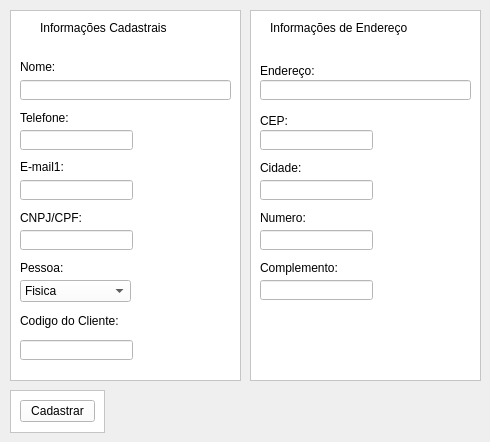
            <widget class="QWidget" name="endereco_cliente_frame">
             <attribute name="title">
              <string>Cadastrar Cliente</string>
             </attribute>
             <widget class="QFrame" name="informacao_cadastrais">
              <property name="geometry">
               <rect>
                <x>10</x>
                <y>10</y>
                <width>231</width>
                <height>371</height>
               </rect>
              </property>
              <property name="styleSheet">
               <string notr="true">background-color: rgb(255, 255, 255);</string>
              </property>
              <property name="frameShape">
               <enum>QFrame::StyledPanel</enum>
              </property>
              <property name="frameShadow">
               <enum>QFrame::Raised</enum>
              </property>
              <widget class="QLabel" name="cadastrais_txt">
               <property name="geometry">
                <rect>
                 <x>30</x>
                 <y>10</y>
                 <width>171</width>
                 <height>16</height>
                </rect>
               </property>
               <property name="text">
                <string>Informações Cadastrais</string>
               </property>
              </widget>
              <widget class="QLineEdit" name="nome_cliente">
               <property name="geometry">
                <rect>
                 <x>10</x>
                 <y>70</y>
                 <width>211</width>
                 <height>20</height>
                </rect>
               </property>
              </widget>
              <widget class="QLabel" name="nome_txt_2">
               <property name="geometry">
                <rect>
                 <x>10</x>
                 <y>50</y>
                 <width>47</width>
                 <height>13</height>
                </rect>
               </property>
               <property name="text">
                <string>Nome:</string>
               </property>
              </widget>
              <widget class="QLabel" name="telefone_txt">
               <property name="geometry">
                <rect>
                 <x>10</x>
                 <y>100</y>
                 <width>61</width>
                 <height>16</height>
                </rect>
               </property>
               <property name="text">
                <string>Telefone:</string>
               </property>
              </widget>
              <widget class="QLineEdit" name="telefone_cliente">
               <property name="geometry">
                <rect>
                 <x>10</x>
                 <y>120</y>
                 <width>113</width>
                 <height>20</height>
                </rect>
               </property>
              </widget>
              <widget class="QLineEdit" name="email_cliente">
               <property name="geometry">
                <rect>
                 <x>10</x>
                 <y>170</y>
                 <width>113</width>
                 <height>20</height>
                </rect>
               </property>
              </widget>
              <widget class="QLabel" name="email_txt">
               <property name="geometry">
                <rect>
                 <x>10</x>
                 <y>150</y>
                 <width>47</width>
                 <height>13</height>
                </rect>
               </property>
               <property name="text">
                <string>E-mail1:</string>
               </property>
              </widget>
              <widget class="QLabel" name="cpfcnpj_txt">
               <property name="geometry">
                <rect>
                 <x>10</x>
                 <y>200</y>
                 <width>71</width>
                 <height>16</height>
                </rect>
               </property>
               <property name="text">
                <string>CNPJ/CPF:</string>
               </property>
              </widget>
              <widget class="QLineEdit" name="cnpcpf_cliente">
               <property name="geometry">
                <rect>
                 <x>10</x>
                 <y>220</y>
                 <width>113</width>
                 <height>20</height>
                </rect>
               </property>
              </widget>
              <widget class="QComboBox" name="pessoa_cliente">
               <property name="geometry">
                <rect>
                 <x>10</x>
                 <y>270</y>
                 <width>111</width>
                 <height>22</height>
                </rect>
               </property>
               <item>
                <property name="text">
                 <string>Fisica</string>
                </property>
               </item>
               <item>
                <property name="text">
                 <string>Juridica</string>
                </property>
               </item>
              </widget>
              <widget class="QLabel" name="pessoa_txt">
               <property name="geometry">
                <rect>
                 <x>10</x>
                 <y>250</y>
                 <width>61</width>
                 <height>16</height>
                </rect>
               </property>
               <property name="text">
                <string>Pessoa:</string>
               </property>
              </widget>
              <widget class="QLabel" name="codigo_cliente_txt">
               <property name="geometry">
                <rect>
                 <x>10</x>
                 <y>300</y>
                 <width>131</width>
                 <height>21</height>
                </rect>
               </property>
               <property name="text">
                <string>Codigo do Cliente:</string>
               </property>
              </widget>
              <widget class="QLineEdit" name="codigo_cliente">
               <property name="geometry">
                <rect>
                 <x>10</x>
                 <y>330</y>
                 <width>113</width>
                 <height>20</height>
                </rect>
               </property>
              </widget>
             </widget>
             <widget class="QFrame" name="frame_8">
              <property name="geometry">
               <rect>
                <x>250</x>
                <y>10</y>
                <width>231</width>
                <height>371</height>
               </rect>
              </property>
              <property name="styleSheet">
               <string notr="true">background-color: rgb(255, 255, 255);</string>
              </property>
              <property name="frameShape">
               <enum>QFrame::StyledPanel</enum>
              </property>
              <property name="frameShadow">
               <enum>QFrame::Raised</enum>
              </property>
              <widget class="QLabel" name="ender_cliente_txt">
               <property name="geometry">
                <rect>
                 <x>20</x>
                 <y>10</y>
                 <width>181</width>
                 <height>16</height>
                </rect>
               </property>
               <property name="text">
                <string>Informações de Endereço</string>
               </property>
              </widget>
              <widget class="QLabel" name="enderco_txt">
               <property name="geometry">
                <rect>
                 <x>10</x>
                 <y>50</y>
                 <width>71</width>
                 <height>21</height>
                </rect>
               </property>
               <property name="text">
                <string>Endereço:</string>
               </property>
              </widget>
              <widget class="QLineEdit" name="endereco_cliente">
               <property name="geometry">
                <rect>
                 <x>10</x>
                 <y>70</y>
                 <width>211</width>
                 <height>20</height>
                </rect>
               </property>
              </widget>
              <widget class="QLabel" name="cep_txt">
               <property name="geometry">
                <rect>
                 <x>10</x>
                 <y>100</y>
                 <width>51</width>
                 <height>21</height>
                </rect>
               </property>
               <property name="text">
                <string>CEP:</string>
               </property>
              </widget>
              <widget class="QLineEdit" name="cep_cliente">
               <property name="geometry">
                <rect>
                 <x>10</x>
                 <y>120</y>
                 <width>113</width>
                 <height>20</height>
                </rect>
               </property>
              </widget>
              <widget class="QLineEdit" name="cidade_cliente">
               <property name="geometry">
                <rect>
                 <x>10</x>
                 <y>170</y>
                 <width>113</width>
                 <height>20</height>
                </rect>
               </property>
              </widget>
              <widget class="QLabel" name="cidade_txt">
               <property name="geometry">
                <rect>
                 <x>10</x>
                 <y>150</y>
                 <width>61</width>
                 <height>16</height>
                </rect>
               </property>
               <property name="text">
                <string>Cidade:</string>
               </property>
              </widget>
              <widget class="QLineEdit" name="numero_cliente">
               <property name="geometry">
                <rect>
                 <x>10</x>
                 <y>220</y>
                 <width>113</width>
                 <height>20</height>
                </rect>
               </property>
              </widget>
              <widget class="QLabel" name="numero_txt">
               <property name="geometry">
                <rect>
                 <x>10</x>
                 <y>200</y>
                 <width>71</width>
                 <height>16</height>
                </rect>
               </property>
               <property name="text">
                <string>Numero:</string>
               </property>
              </widget>
              <widget class="QLabel" name="complemento_txt">
               <property name="geometry">
                <rect>
                 <x>10</x>
                 <y>250</y>
                 <width>111</width>
                 <height>16</height>
                </rect>
               </property>
               <property name="text">
                <string>Complemento:</string>
               </property>
              </widget>
              <widget class="QLineEdit" name="complemento_cliente">
               <property name="geometry">
                <rect>
                 <x>10</x>
                 <y>270</y>
                 <width>113</width>
                 <height>20</height>
                </rect>
               </property>
              </widget>
             </widget>
             <widget class="QFrame" name="frame_9">
              <property name="geometry">
               <rect>
                <x>10</x>
                <y>390</y>
                <width>95</width>
                <height>43</height>
               </rect>
              </property>
              <property name="styleSheet">
               <string notr="true">background-color: rgb(255, 255, 255);</string>
              </property>
              <property name="frameShape">
               <enum>QFrame::StyledPanel</enum>
              </property>
              <property name="frameShadow">
               <enum>QFrame::Raised</enum>
              </property>
              <layout class="QVBoxLayout" name="verticalLayout">
               <item>
                <widget class="QPushButton" name="cadastra_cliente">
                 <property name="text">
                  <string>Cadastrar</string>
                 </property>
                </widget>
               </item>
              </layout>
             </widget>
            </widget>
